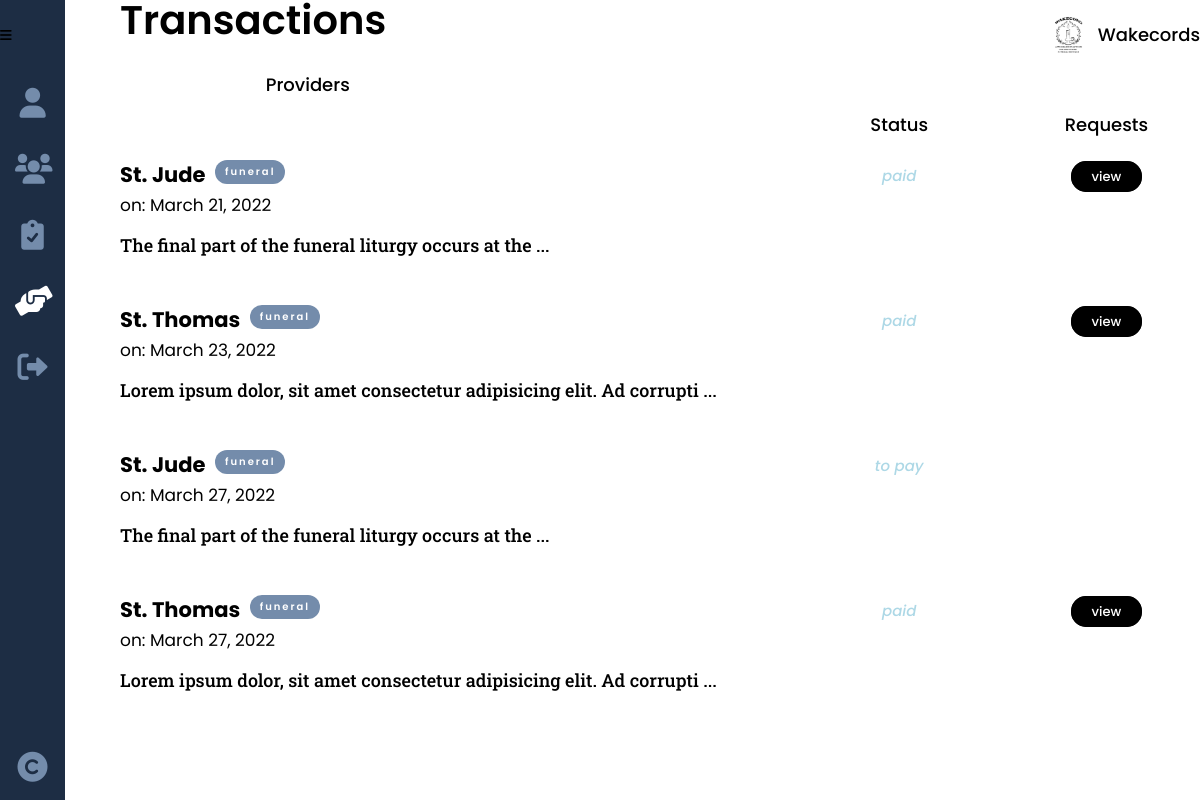
The page /admin_transact.php on the database as committed earlier.
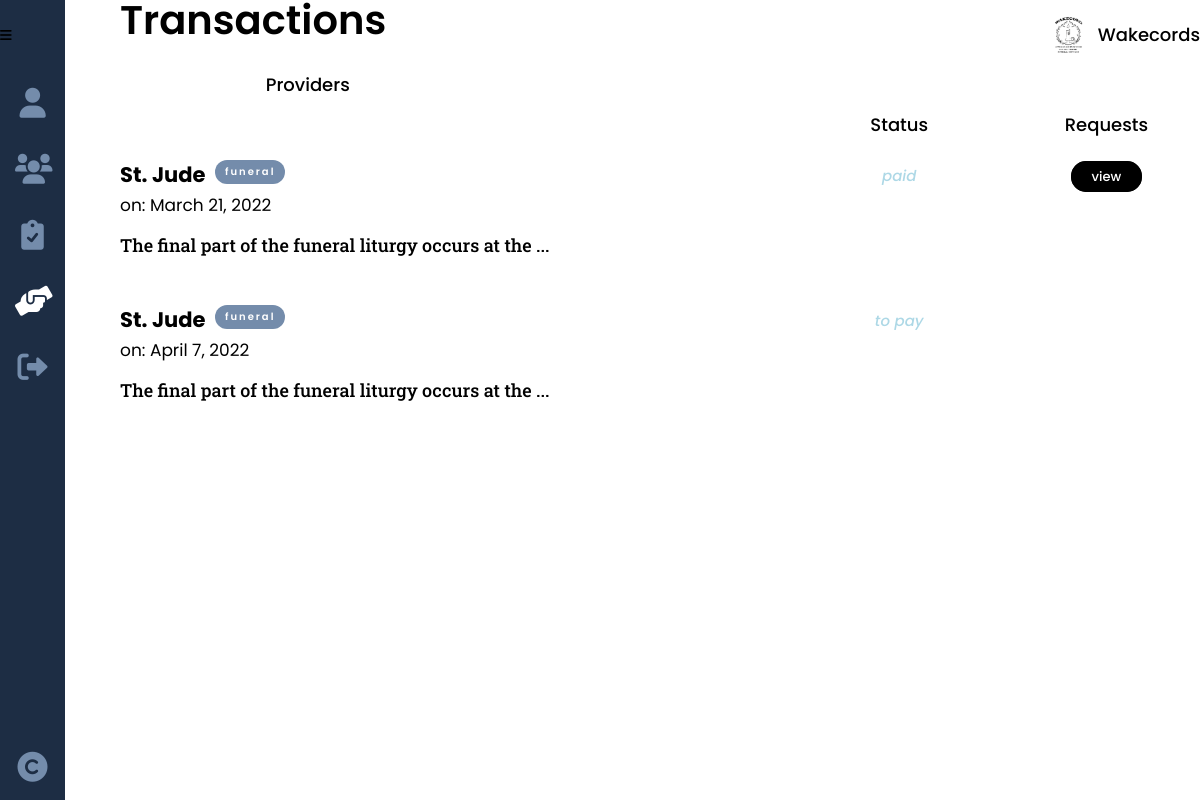
The same page on the database as committed later.
### tables this page shows
CREATE TABLE `purchase` (
  `purchase_id` int(8) NOT NULL,
  `seeker_id` int(8) NOT NULL,
  `service_id` int(8) NOT NULL,
  `purchase_total` decimal(9,2) NOT NULL,
  `purchase_qty` int(2) NOT NULL,
  `purchase_date` date NOT NULL,
  `purchase_status` varchar(15) NOT NULL,
  `purchase_progress` int(2) NOT NULL
);

CREATE TABLE `funeral` (
  `service_id` int(8) NOT NULL,
  `funeral_name` varchar(50) NOT NULL,
  `funeral_type` varchar(20) NOT NULL
);

CREATE TABLE `services` (
  `service_id` int(8) NOT NULL,
  `provider_id` int(8) NOT NULL,
  `service_type` varchar(20) NOT NULL,
  `service_name` varchar(50) NOT NULL,
  `service_desc` varchar(500) NOT NULL,
  `service_cost` decimal(9,2) NOT NULL,
  `service_qty` int(2) NOT NULL,
  `service_img` varchar(100) NOT NULL,
  `service_status` varchar(10) NOT NULL
);

### others/db.php (called while the page is built, shortened)
<?php
	class DB
	{
		static $hostname = "localhost";
		static $dbname = "wakecords";
		static $username  = "root";
		static $password = "";
		public static function query($sql, $params=array(), $transactType)
		{
			$rows = array();
			try
			{
				$db = new PDO("mysql:host=". self::$hostname ."; dbname=". self::$dbname,  self::$username,  self::$password);
				$db->setAttribute(PDO::ATTR_ERRMODE, PDO::ERRMODE_EXCEPTION);
				$cmd = $db->prepare($sql);
				$cmd->execute($params);
				if($transactType == "READ")
					$rows = $cmd->fetchAll();
				else
					$rows = $db->lastInsertId();
			}
			catch(PDOException $e)
			{
				echo $e->getMessage();
			}
			return $rows;
		}
	}

### others/functions.php (the view, shortened to what this page needs)
<?php
	require_once("others/db.php");
	function limit_text($text, $limit) {
		if (str_word_count($text, 0) > $limit) {
			$words = str_word_count($text, 2);
			$pos   = array_keys($words);
			$text  = substr($text, 0, $pos[$limit]) . '...';
		}
		return $text;
	}
	function purchase_list(){
		if(isset($_SESSION['seeker']))
			$list = read("purchase", ["seeker_id"], [$_SESSION['seeker']]);
		else
			$list = read('purchase');
		if(count($list)>0){
			foreach($list as $results){
				$service_ = read("services", ["service_id"], [$results['service_id']]);
				$service_ = $service_[0];
				$differ_ = service_type($service_['service_type'], $service_['service_id']);
				echo "
				<div class='list'>
					<div>
						<h3>".$differ_[1]." <mark class='btn status type'>".$service_['service_type']."</mark>
							<span>
								on: ".date("F j, Y", strtotime($results['purchase_date']))."
							</span>
						</h3>
						<p>".limit_text($service_['service_desc'], 10)."</p>
					</div>
					<div>
						<span>".$results['purchase_status']."</span>
					</div>
					<div>
				";
				if($results['purchase_status'] == "paid")
					echo "<a href='status.php?purchaseid=".$results['purchase_id']."' class='status'>view</a>";
				echo "
					</div>
				</div>
				";
			}
		}
		else messaging("error", "You have no transactions yet!");
	}
	function read($table, $attr=[], $data=[]){
		if(count($attr) == 1){
			return DB::query("SELECT * FROM ".$table." WHERE ".$attr[0]."=?", array($data[0]), "READ");
		}
		else if(count($attr) == 2) {
			return DB::query("SELECT * FROM ".$table." WHERE ".$attr[0]."=? and ".$attr[1]."=?", array($data[0], $data[1]), "READ");
		}
		else if(count($attr) == 3) {
			return DB::query("SELECT * FROM ".$table." WHERE ".$attr[0]."=? and ".$attr[1]."=? and ".$attr[2]."=?", array($data[0], $data[1], $data[2]), "READ");
		}
		else {
			return DB::query("SELECT * FROM ".$table, array(), "READ");
		}
	}
	function service_type($type, $service_id){
		switch($type){
			case "funeral":
				$result = read($type, ["service_id"], [$service_id]);
				break;
		}
		return $result[0];
	}
	function user_type(){
		return "admin";
	}

### others/head.php (shortened to what this page needs)
<!DOCTYPE html>
<html lang="en">
<head>
	<link href="https://cdnjs.cloudflare.com/ajax/libs/font-awesome/6.0.0/css/all.min.css" rel="stylesheet">
	<link rel="stylesheet" href="https://unpkg.com/open-props"/>
	<link rel="stylesheet" href="css/style.css">
</head>

### admin_transact.php (shortened to what this page needs)
<?php
	include("others/functions.php");
	include("others/head.php");
?>
<body>
	<div class="container">
		<?php include("others/header.php"); ?>
		<div class="banner">
			<?php
			$this_page = "transact";
			include("others/sidebar.php"); ?>
			<section class="banner-con">
				<div class="wrapper">
					<div class="banner-div">
						<h2>Transactions</h2>
						<?php
						$current_tab = "transact_admin";
						$this_tab = "seeker";
						include("others/tabs.php");
						?>
						<div class="banner-ratings purchases-lists">
							<div class="list">
								<div></div>
								<div>Status</div>
								<div>Requests</div>
							</div>
							<?php purchase_list(); ?>
						</div>
					</div>
				</div>
			</section>
		</div>
	</div>
<?php include("others/footer-js.php"); ?>

### others/header.php (shortened to what this page needs)
<div class="header">
	<button class="header-btn" data-menu-icon>
		<i class="fa-solid fa-bars"></i>
	</button>
	<picture>
		<?php
			if(isset($_SESSION['provider'])){
				$provider = read("provider", ["provider_id"], [$_SESSION['provider']]);
				$provider = $provider[0];
				if(empty($provider['provider_logo'])){
		?>
				<svg xmlns="http://www.w3.org/2000/svg" viewBox="0 0 640 512"><path d="M425.1 482.6c-2.303-1.25-4.572-2.559-6.809-3.93l-7.818 4.493c-6.002 3.504-12.83 5.352-19.75 5.352c-10.71 0-21.13-4.492-28.97-12.75c-18.41-20.09-32.29-44.15-40.22-69.9c-5.352-18.06 2.343-36.87 17.83-45.24l8.018-4.669c-.0664-2.621-.0664-5.242 0-7.859l-7.655-4.461c-12.3-6.953-19.4-19.66-19.64-33.38C305.6 306.3 290.4 304 274.7 304H173.3C77.61 304 0 381.7 0 477.4C0 496.5 15.52 512 34.66 512H413.3c5.727 0 10.9-1.727 15.66-4.188c-2.271-4.984-3.86-10.3-3.86-16.06V482.6zM224 256c70.7 0 128-57.31 128-128S294.7 0 224 0C153.3 0 96 57.31 96 128S153.3 256 224 256zM610.5 373.3c2.625-14 2.625-28.5 0-42.5l25.75-15c3-1.625 4.375-5.125 3.375-8.5c-6.75-21.5-18.25-41.13-33.25-57.38c-2.25-2.5-6-3.125-9-1.375l-25.75 14.88c-10.88-9.25-23.38-16.5-36.88-21.25V212.3c0-3.375-2.5-6.375-5.75-7c-22.25-5-45-4.875-66.25 0c-3.25 .625-5.625 3.625-5.625 7v29.88c-13.5 4.75-26 12-36.88 21.25L394.4 248.5c-2.875-1.75-6.625-1.125-9 1.375c-15 16.25-26.5 35.88-33.13 57.38c-1 3.375 .3751 6.875 3.25 8.5l25.75 15c-2.5 14-2.5 28.5 0 42.5l-25.75 15c-3 1.625-4.25 5.125-3.25 8.5c6.625 21.5 18.13 41 33.13 57.38c2.375 2.5 6 3.125 9 1.375l25.88-14.88c10.88 9.25 23.38 16.5 36.88 21.25v29.88c0 3.375 2.375 6.375 5.625 7c22.38 5 45 4.875 66.25 0c3.25-.625 5.75-3.625 5.75-7v-29.88c13.5-4.75 26-12 36.88-21.25l25.75 14.88c2.875 1.75 6.75 1.125 9-1.375c15-16.25 26.5-35.88 33.25-57.38c1-3.375-.3751-6.875-3.375-8.5L610.5 373.3zM496 400.5c-26.75 0-48.5-21.75-48.5-48.5s21.75-48.5 48.5-48.5c26.75 0 48.5 21.75 48.5 48.5S522.8 400.5 496 400.5z"/></svg>
		<?php
				}
				else echo "<img class='header-logo' src='images/providers/".$provider['provider_type']."/".$_SESSION['provider']."/".$provider['provider_logo']."' >";
			}
			else echo "<img class='header-logo' src='images/main-logo.png'>";
		?>
		<div>Wakecords</div>
	</picture>
</div>

### others/sidebar.php (shortened to what this page needs)
<ul class="sidebar " data-sidebar>
  <li class="sidebar-list">
    <a class="sidebar-link <?php echo ($this_page == 'profile')?'active':''; ?>" href="profile.php" title="Profile">
      <i class="fa-solid fa-user"></i>
    </a>
  </li>
  <?php
    if(user_type() == "admin"){
  ?>
  <li class="sidebar-list">
    <a class="sidebar-link <?php echo ($this_page == 'users')?'active':''; ?>" href="admin_users.php" title="Feedback">
      <i class="fa-solid fa-users"></i>
    </a>
  </li>
  <?php
    }
  ?>
  <li class="sidebar-list">
    <?php
      if(user_type() == "seeker"){
    ?>
      <a class="sidebar-link <?php echo ($this_page == 'services')?'active':''; ?>" href="get_started.php" title="Services">
        <i class="fa-solid fa-clipboard-check"></i>
        <div>Get Started</div>
      </a>
    <?php
      } elseif(user_type() == "admin") {
    ?>
      <a class="sidebar-link <?php echo ($this_page == 'services')?'active':''; ?>" href="funeral.php" title="Services">
        <i class="fa-solid fa-clipboard-check"></i>
      </a>
    <?php
      }
    ?>
  </li>
  <li class="sidebar-list">
    <?php
    if(user_type() == 'admin'){
      $link = "<a class='sidebar-link ";
      $link .= ($this_page == 'transact')?'active':'';
      $link .= "' href='admin_transact.php' title='Transactions'>";
    }
    echo $link;
    ?>
      <i class="fas fa-hands-helping"></i>
    </a>
  </li>
  <li class="sidebar-list">
    <a class="sidebar-link" href="logout.php" title="Logout" onclick='return confirm("Are you sure you want to logout?");'>
      <i class="fa-solid fa-right-from-bracket"></i>
    </a>
  </li>
  <li class="sidebar-list">
    <a class="sidebar-link">
      <i class="fa-solid fa-copyright"></i>
    </a>
  </li>
</ul>

### others/tabs.php (shortened to what this page needs)
<?php
  if($current_tab == "services"){
?>
  <ul>
    <li><a class="<?php echo ($this_tab == 'funeral')?'active':''; ?>" href="funeral.php">Funeral Homes</a></li>
    <li><a class="<?php echo ($this_tab == 'church')?'active':''; ?>" href="church.php">Church</a></li>
    <li><a class="<?php echo ($this_tab == 'candle')?'active':''; ?>" href="candle.php">Candle Maker</a></li>
    <li><a class="<?php echo ($this_tab == 'headstone')?'active':''; ?>" href="headstone.php">Headstone Maker</a></li>
    <li><a class="<?php echo ($this_tab == 'flower')?'active':''; ?>" href="flower.php">Flower Shop</a></li>
    <li><a class="<?php echo ($this_tab == 'food')?'active':''; ?>" href="food.php">Food Catering</a></li>
  </ul>
<?php
  } elseif($current_tab == "transact_admin"){
?>
  <ul>
    <li><a class="<?php echo ($this_tab == 'seeker')?'active':''; ?>" href="admin_transact.php">Seekers</a></li>
    <li><a class="<?php echo ($this_tab == 'provider')?'active':''; ?>" href="admin_transact_provider.php">Providers</a></li>
  </ul>
<?php
  }
?>

### others/footer-js.php (shortened to what this page needs)
</body>
</html>

### css/style.css (style rules this page uses)
:root { --dark-blue:#0d1321; --light-blue:#1d2d44; --pale-blue:#3e5c76; --light-gray:#748cab; --peach:#f0ebd8; --header-height:70px; --red: hsl(0,100%,40%); --green: hsl(133, 75%, 30%); --blue: hsl(180, 75%, 40%); }
* { padding:0;margin:0;box-sizing:border-box;resize:none;outline:none;border:none;text-decoration:none;list-style:none; }
body { font:500 18px/30px Poppins,sans-serif; }
.wrapper { width:90%;margin:0 auto 0 120px;padding-bottom:var(--size-8); }
section, main { padding:100px 0;background:#fff; }
h1,h2 { line-height:100%;margin-bottom:40px;position:relative; }
h2 { margin-bottom:20px; }
h3 { margin-bottom:10px;position:relative; }
h2 { font-size:40px;font-weight:600; }
p { font-family:Roboto Slab,serif;margin-bottom:25px; }
.btn { display:inline-block;width:fit-content;background:var(--light-gray);color:#fff;text-align:center;text-decoration:none;letter-spacing:2px;margin-right:25px;font:600 18px/20px Poppins,sans-serif;padding:15px 20px;border-radius:5px; }
.header { display:flex;justify-content:space-between;box-shadow:var(--shadow-4);padding:var(--size-3);position:fixed;width:100%;height:var(--header-height);background:var(--gray-4);align-items:center;z-index:100; }
img.header-logo { width:40px;height:40px; }
button.header-btn { background:none; }
button.header-btn i { font-size:var(--size-7); }
.header picture { display:flex;justify-content:space-between;align-items:center;column-gap:10px; }
.sidebar { min-width:65px;overflow:hidden;padding-top:var(--header-height);transition: min-width 100ms ease-out;position:fixed;background:var(--light-blue);height:100%;display:flex;flex-flow:column;z-index:99; }
.sidebar-list:last-child { margin-top:auto; }
.sidebar-link { display:flex;align-items:center;justify-content:center;margin:1em 0;color:var(--light-gray); }
.sidebar-link.active { color:#fff; }
.sidebar-link i { width:35px;font-size:30px;text-align:center; }
.banner-con { width:100%;padding:0; }
.banner-div { height:100%;padding-top:var(--size-11);position:relative; }
.banner-ratings .rate h3 span:last-child, .list h3 span { display:block;font-weight:normal; }
.banner-ratings .list { display:flex;column-gap:20px;text-align:center;margin-bottom:20px; }
.banner-ratings .list h3 span { font-size:17px; }
.banner-ratings .list div:first-child { text-align:left; }
.banner-ratings .list div:first-child { width:64%; }
.banner-ratings .list div:nth-child(2) { width:18%; }
.banner-ratings .list div:nth-child(2) span { color:lightblue;font-style:italic;font-size:15px; }
.banner-ratings .list div:last-child { width:18%; }
.status { padding:5px 20px;border-radius:15px;background:#000;color:#fff;border:1px solid #000;font-size:13px;margin:3px; }
.banner-div ul { display:flex;margin-bottom:var(--size-5);flex-wrap:wrap; }
.banner-div ul li a { display:inline-block;background:var(--gray-3);padding:10px 25px;color:#000;border-top-left-radius:10px;border-top-right-radius:10px; }
.banner-div ul li a:hover, .banner-div ul li a.active { background:var(--gray-8);color:#fff; }
.status.type { font-size:10px;padding:2px 10px;margin:0 0 0 5px;background:#748cab;border:none;vertical-align:top; }

Rows that differ between the two databases and show on the page:
removed purchase: funeral.funeral_name "St. Thomas", service.service_type "funeral", purchase_date "March 23, 2022", service.service_desc "Lorem ipsum dolor, sit amet consectetur adipisicing elit. Ad corrupti ...", purchase_status "paid"
removed purchase: funeral.funeral_name "St. Jude", service.service_type "funeral", purchase_date "March 27, 2022", service.service_desc "The final part of the funeral liturgy occurs at the ...", purchase_status "to pay"
removed purchase: funeral.funeral_name "St. Thomas", service.service_type "funeral", purchase_date "March 27, 2022", service.service_desc "Lorem ipsum dolor, sit amet consectetur adipisicing elit. Ad corrupti ...", purchase_status "paid"
added purchase: funeral.funeral_name "St. Jude", service.service_type "funeral", purchase_date "April 7, 2022", service.service_desc "The final part of the funeral liturgy occurs at the ...", purchase_status "to pay"
